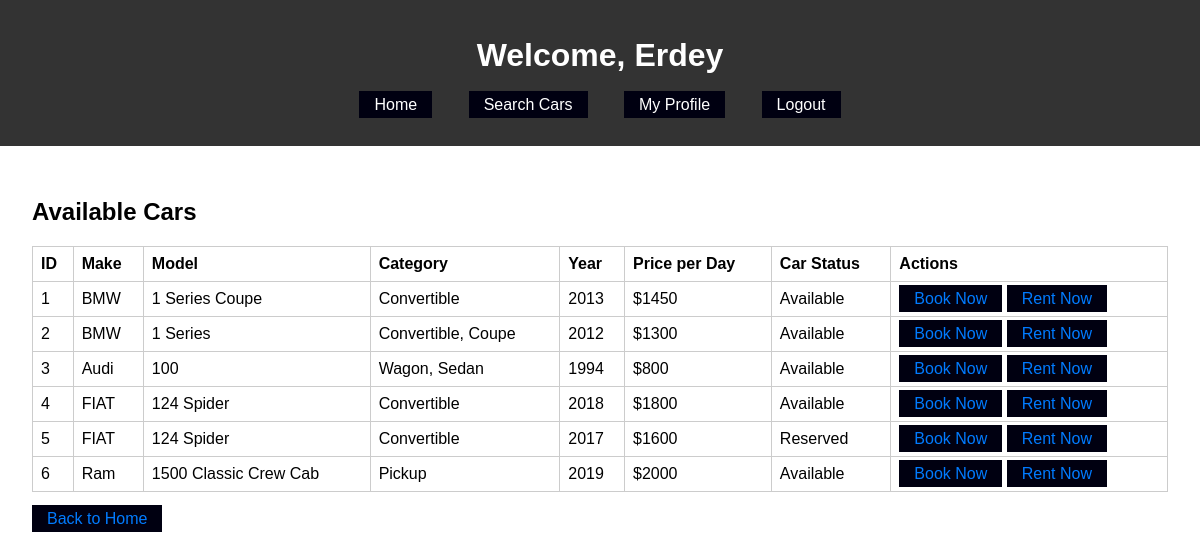
Before: /customer_home (signed in) with the older database file.
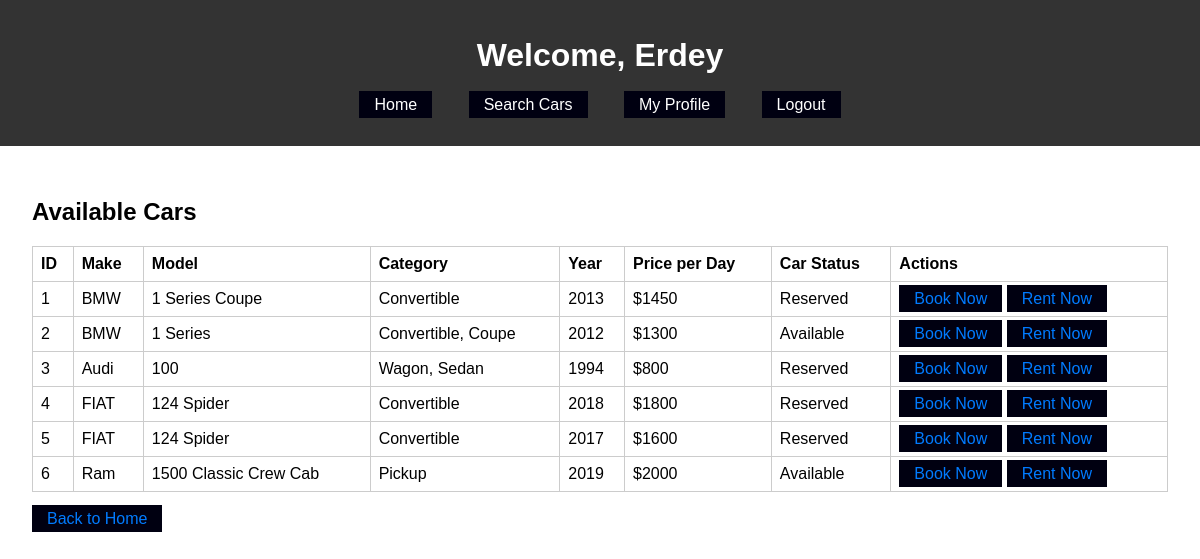
After: the same page with the newer database file.
### app/models.py (models this page shows, shortened)
class Car(db.Model):
    id = db.Column(db.Integer, primary_key=True)
    make = db.Column(db.String(50), nullable=False)
    model = db.Column(db.String(50), nullable=False)
    category = db.Column(db.String(50), nullable=False)
    year = db.Column(db.Integer, nullable=False)
    price_per_day = db.Column(db.Integer, nullable=False)
    status = db.Column(db.String(20), nullable=False, default="Available")

### app/routes.py (the view)
@app.route('/customer_home')
def customer_home():
    if 'user_id' not in session:
        return redirect(url_for('login'))
    user = User.query.get(session['user_id'])
    cars = Car.query.all()
    return render_template('customer_home.html', user=user, cars=cars)

### app/__init__.py (called while the page is built)
@login_manager.user_loader
def load_user(user_id):
    return models.User.query.get(int(user_id))

### app/templates/customer_home.html (shortened to what this page needs)
<!DOCTYPE html>
<html lang="en">
<head>
    <link rel="stylesheet" href="{{ url_for('static', filename='css/style.css') }}">
</head>
<body>
    <header>
        <h1>Welcome, {{ user.username }}</h1>
        <nav>
            <ul>
                <li><a href="{{ url_for('customer_home') }}">Home</a></li>
                <li><a href="{{ url_for('car_search') }}">Search Cars</a></li>
                <li><a href="{{ url_for('profile') }}">My Profile</a></li>
                <li><a href="{{ url_for('logout') }}">Logout</a></li>
            </ul>
        </nav>
    </header>
    <main>
        <h2>Available Cars</h2>
        <div class="container">
    <table class="table table-bordered mt-3">
        <thead>
            <tr>
                <th>ID</th>
                <th>Make</th>
                <th>Model</th>
                <th>Category</th>
                <th>Year</th>
                <th>Price per Day</th>
                <th>Car Status</th>
                <th>Actions</th>
            </tr>
        </thead>
        <tbody>
            {% for car in cars %}
            <tr>
                <td>{{ car.id }}</td>
                <td>{{ car.make }}</td>
                <td>{{ car.model }}</td>
                <td>{{ car.category }}</td>
                <td>{{ car.year }}</td>
                <td>${{ car.price_per_day }}</td>
                <td>{{ car.status }}</td>
                <td>
                    <a href="{{ url_for('car_book', car_id=car.id) }}" class="btn btn-info">Book Now</a>
                    <a href="{{ url_for('car_rent', car_id=car.id) }}" class="btn btn-info">Rent Now</a>
                </td>
            </tr>
            {% endfor %}
        </tbody>
    </table>
</div>
        <br>
        <a href="{{url_for('index') }}" class="back-home-link">Back to Home</a>
    </main>
</body>
</html>

Changed rows visible on the page:
changed Car "1 Series Coupe": status "Available" → "Reserved"
changed Car "Audi": status "Available" → "Reserved"
changed Car id 4: status "Available" → "Reserved"
